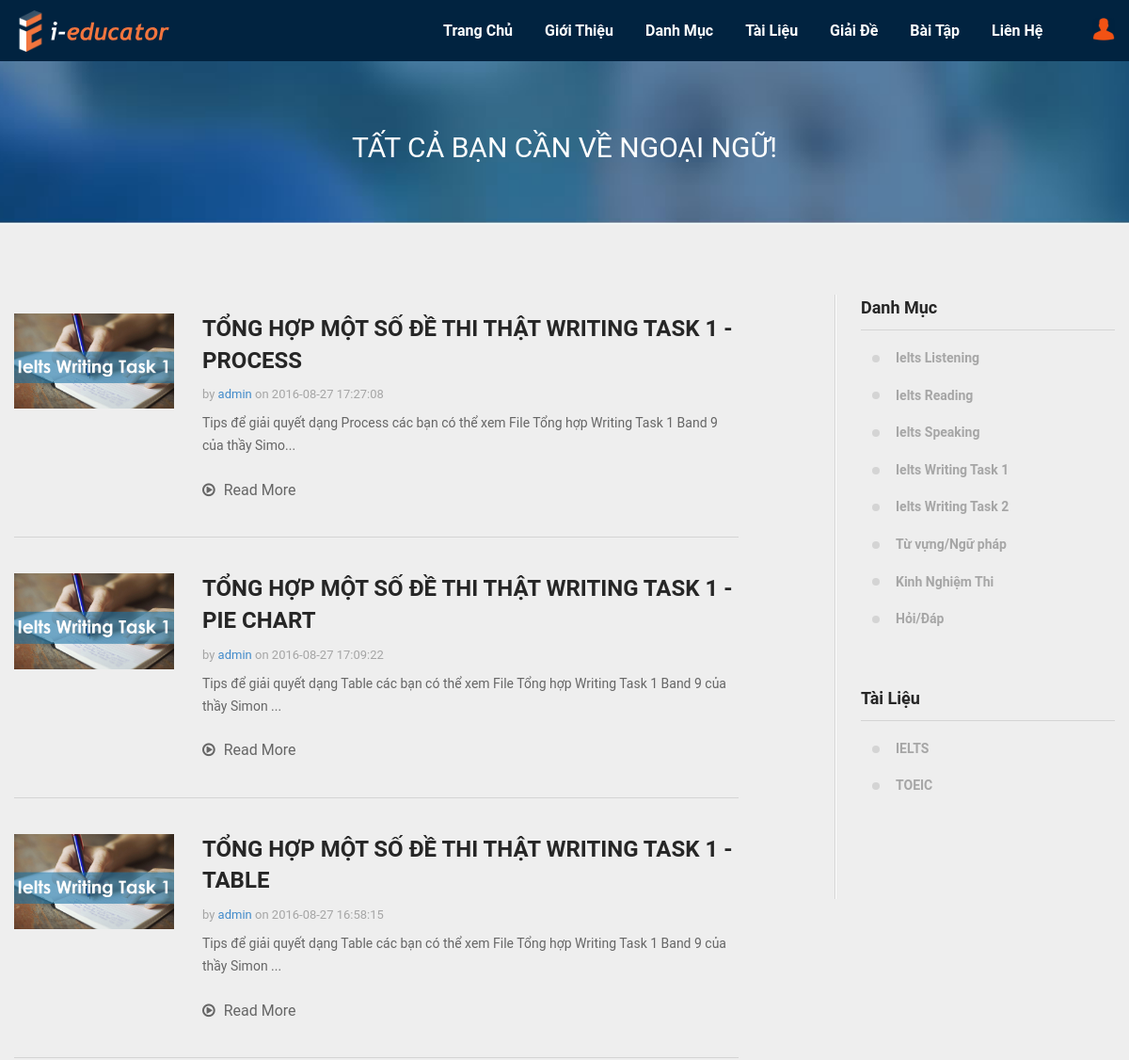
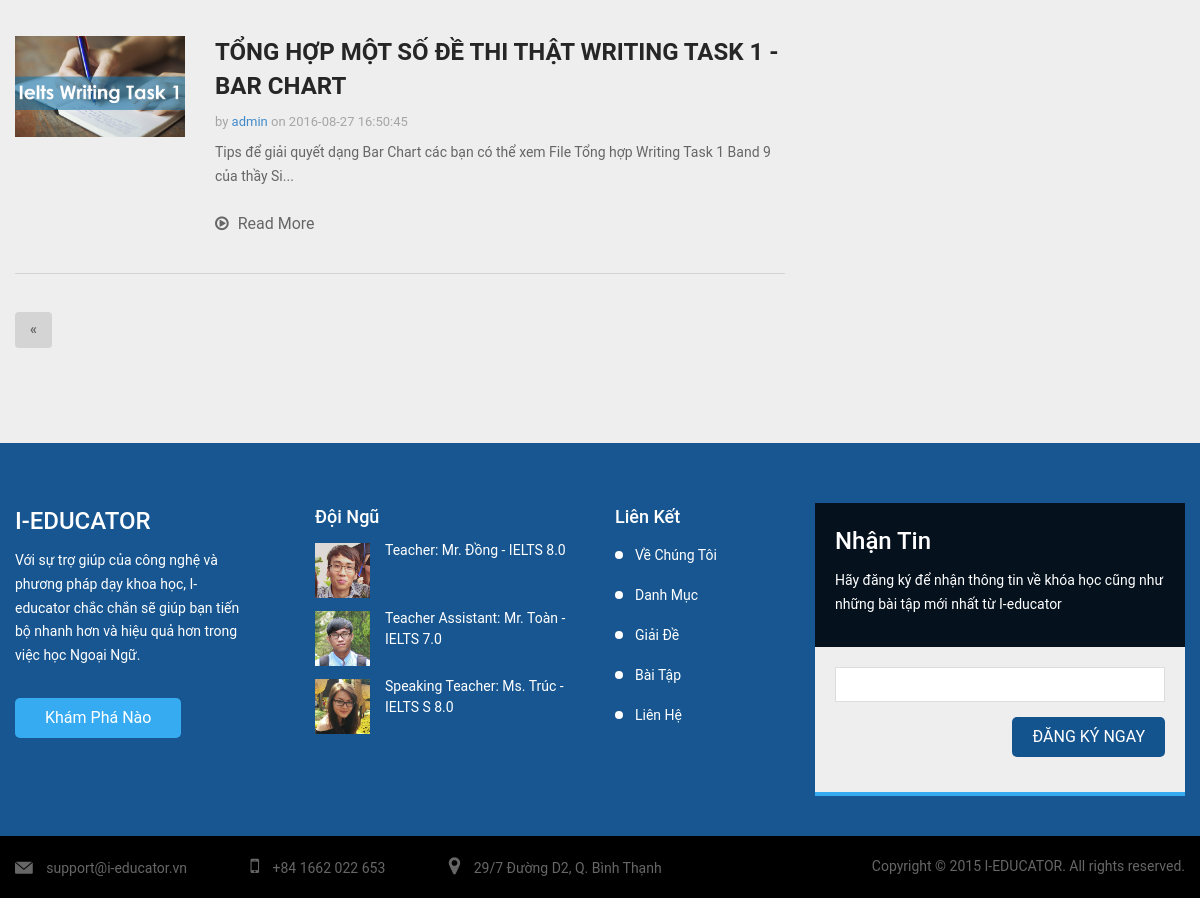
/newsfeed.php?cat=ielts-writing-task-1 (signed in), run on the app's committed database (2 pictures, top to bottom).
### tables this page shows
CREATE TABLE IF NOT EXISTS `postData` (
  `id` int(10) NOT NULL AUTO_INCREMENT,
  `postLink` varchar(250) NOT NULL,
  `title` varchar(250) NOT NULL,
  `content` longtext NOT NULL,
  `thumbnail` varchar(100) DEFAULT NULL,
  `cat` varchar(100) NOT NULL,
  `timeCreated` datetime NOT NULL,
  PRIMARY KEY (`id`),
  UNIQUE KEY `postLink` (`postLink`)
);

### newsfeed.php (the view, shortened to what the rows shown need)
<?php
require_once 'config.php';
require_once 'php-slugs.php';
?>
<!DOCTYPE html>
<html lang="en">
<head>
    <link rel="stylesheet" type="text/css" href="/css/library/bootstrap.min.css">
    <link rel="stylesheet" type="text/css" href="/css/library/font-awesome.min.css">
    <link rel="stylesheet" type="text/css" href="/css/library/owl.carousel.css">
    <link rel="stylesheet" type="text/css" href="/css/md-font.css">
    <link rel="stylesheet" type="text/css" href="/css/style.css">
</head>
<body id="page-top">
<div id="page-wrap">
    <section class="sub-banner sub-banner-course">
        <div class="container">
            <div class="sub-banner-content">
                <h2 class="text-center">TẤT CẢ BẠN CẦN VỀ NGOẠI NGỮ!</h2>
            </div>
        </div>
    </section>
    <section class="blog">
        <div class="container">
            <div class="row">
                <div class="col-md-8">
	                    <?php
	                    if (($_SERVER['REQUEST_METHOD'] == 'GET')&&!empty($_GET['cat'])) {
							$cat = checkText($_GET['cat']);
							$sql="";
							if(empty($_GET['title'])){
								?><div class="blog-list-content"><?php
								if($cat=='all')
									$sql = "SELECT * FROM postData ORDER BY timeCreated DESC";
								else
									$sql = "SELECT * FROM postData WHERE cat='".$cat."' ORDER BY timeCreated DESC";
								$rec_limit = 4;
								if(isset($_GET['page']) && intval($_GET['page'])>0) {
						            $page = $_GET['page'];
						            $offset = $rec_limit * ($page-1);
						        }else {
						           	$offset = 0;
						        }
						        if($cat=='all')
									$sql = "SELECT * FROM postData ORDER BY timeCreated DESC LIMIT $offset, $rec_limit";
								else
									$sql = "SELECT * FROM postData WHERE cat='".$cat."' ORDER BY timeCreated DESC LIMIT $offset, $rec_limit";
								$result = mysql_query($sql, $conn);
								if (mysql_num_rows($result) > 0) {
									while($row = mysql_fetch_assoc($result)){
										?>
				                        <div class="post">
				                            <div class="post-media">
				                                <div class="image-thumb">
				                                    <img src="/images/newsfeed/<?php echo $row['cat']?>.jpg" alt="">
				                                </div>
				                            </div>
				                            <div class="post-body">
				                                <div class="post-title">
				                                    <h3 class="md"><a href="<?php echo '/newsfeed/'.$row['cat'].'/'.makeSlugs($row['title'])?>"><?php echo $row["title"]?></a></h3>
				                                </div>
				                                <div class="post-meta">
				                                    by <a href="javascript:void(0)">admin</a> on <?php echo $row["timeCreated"]?>
				                                </div>
				                                <div class="post-content">
				                                    <p><?php $content=strip_tags($row["content"]);
				                                    	$content = (strlen($content) > 140) ? substr($content,0,135).'...' : $content;
				                                    	echo $content;
				                                    ?></p>
				                                </div>
				                                <div class="post-link">
				                                    <a href="<?php echo '/newsfeed/'.$row['cat'].'/'.makeSlugs($row['title'])?>">
				                                        <i class="fa fa-play-circle-o"></i>
				                                        Read More
				                                    </a>
				                                </div>
				                            </div>
				                        </div>
				                        <?php
									}?>
									<?php
								}
								else
									echo "<strong>Sorry! Post not found!</strong>";
								?>
		                        </div>
								<?php
							}
                    	}else
                        	echo "<strong>Sorry! Post not found!</strong>";
                        ?>
                </div>
            </div>
        </div>
    </section>
</div>
</body>
</html>

### data on the page
postdata: cat (picture), title "TỔNG HỢP MỘT SỐ ĐỀ THI THẬT WRITING TASK 1 - PROCESS", timeCreated "2016-08-27 17:27:08", content "Tips để giải quyết dạng Process các bạn có thể xem File Tổng hợp Writing Task 1 Band 9 của thầy Simo..."
postdata: cat (picture), title "TỔNG HỢP MỘT SỐ ĐỀ THI THẬT WRITING TASK 1 - PIE CHART", timeCreated "2016-08-27 17:09:22", content "Tips để giải quyết dạng Table các bạn có thể xem File Tổng hợp Writing Task 1 Band 9 của thầy Simon ..."
postdata: cat (picture), title "TỔNG HỢP MỘT SỐ ĐỀ THI THẬT WRITING TASK 1 - TABLE", timeCreated "2016-08-27 16:58:15", content "Tips để giải quyết dạng Table các bạn có thể xem File Tổng hợp Writing Task 1 Band 9 của thầy Simon ..."
postdata: cat (picture), title "TỔNG HỢP MỘT SỐ ĐỀ THI THẬT WRITING TASK 1 - BAR CHART", timeCreated "2016-08-27 16:50:45", content "Tips để giải quyết dạng Bar Chart các bạn có thể xem File Tổng hợp Writing Task 1 Band 9 của thầy Si..."
